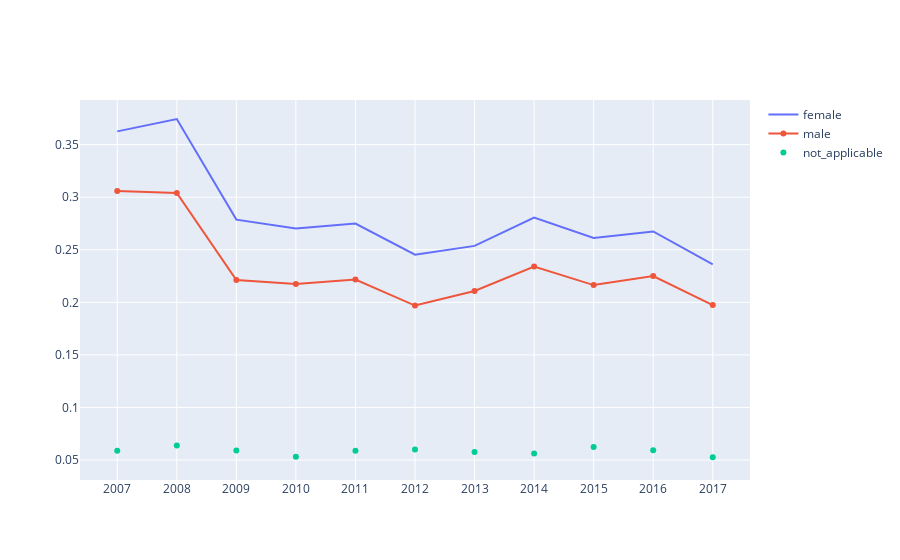

Notebook code cell kept with this figure:
### Code cell
# Make sure plotly is upgraded to v4!!!

import plotly.graph_objects as go
import pandas as pd

df = pd.read_csv('data/denial_sex.csv')
years = df.year.unique()
years.sort()
 
female = []
male = []
not_applicable = []

for year in years:
    yearData = df[df['year'] == year]
    f = yearData[yearData['sex'] == 2]
    m = yearData[yearData['sex'] == 1]
    n = yearData[yearData['sex'] == 4]
    female.append(f['denial'].values[0].astype('float'))   
    male.append(m['denial'].values[0].astype('float'))  
    not_applicable.append(n['denial'].values[0].astype('float'))  

    
# Create traces
fig = go.Figure()

fig.add_trace(go.Scatter(x=years, y=female,
                    mode='lines',
                    name='female'))
fig.add_trace(go.Scatter(x=years, y=male,
                    mode='lines+markers',
                    name='male'))
fig.add_trace(go.Scatter(x=years, y=not_applicable,
                    mode='markers', 
                    name='not_applicable'))
fig.update_xaxes(dtick=1)
fig.show()

### Figure 1 — Plotly figure (JSON) as saved in the notebook; plotly's stock layout.template omitted (floating-point values rounded to 4 significant figures)
{"data": [{"mode": "lines", "name": "female", "type": "scatter", "x": [2007, 2008, 2009, 2010, 2011, 2012, 2013, 2014, 2015, 2016, 2017], "y": [0.3626, 0.3744, 0.2787, 0.2702, 0.2749, 0.2453, 0.2537, 0.2806, 0.2613, 0.2674, 0.2361]}, {"mode": "lines+markers", "name": "male", "type": "scatter", "x": [2007, 2008, 2009, 2010, 2011, 2012, 2013, 2014, 2015, 2016, 2017], "y": [0.306, 0.304, 0.2212, 0.2174, 0.2217, 0.1969, 0.2108, 0.2341, 0.2164, 0.225, 0.1974]}, {"mode": "markers", "name": "not_applicable", "type": "scatter", "x": [2007, 2008, 2009, 2010, 2011, 2012, 2013, 2014, 2015, 2016, 2017], "y": [0.05882, 0.0638, 0.05908, 0.05318, 0.05875, 0.06009, 0.05755, 0.05619, 0.0624, 0.05923, 0.05267]}], "layout": {"xaxis": {"dtick": 1}}}
